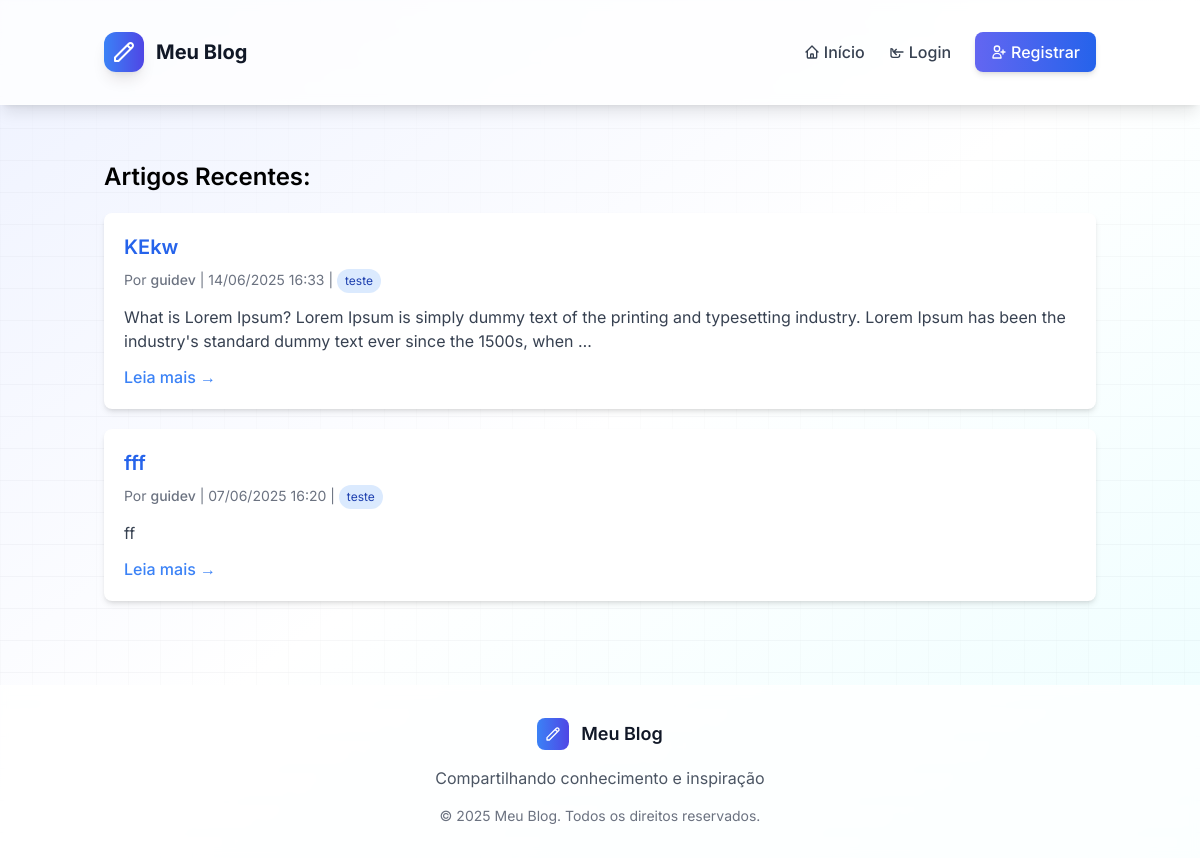
The page / on the database its author committed.
### blog/models.py (models this page shows, shortened)
class Artigo(models.Model):
    titulo = models.CharField(max_length=200)
    conteudo = models.TextField()
    data_criacao = models.DateTimeField(auto_now_add=True)
    data_atualizacao = models.DateTimeField(auto_now=True)
    publicado = models.BooleanField(default=True)
    autor = models.ForeignKey(Usuario, on_delete=models.CASCADE, related_name='artigos')
    categorias = models.ManyToManyField(Categoria, related_name='artigos')
    class Meta:
        verbose_name = 'Artigo'
        verbose_name_plural = 'Artigos'
        ordering = ['-data_criacao']

class Usuario(AbstractUser):
    LEITOR = 'leitor'
    REDATOR = 'redator'
    ADMIN = 'admin'
    TIPO_USUARIO_CHOICES = [
        (LEITOR, 'Leitor'),
        (REDATOR, 'Redator'),
        (ADMIN, 'Administrador'),
    ]
    tipo_usuario = models.CharField(
        max_length=10,
        choices=TIPO_USUARIO_CHOICES,
        default=LEITOR,
    )
    groups = models.ManyToManyField(
        Group,
        verbose_name='groups',
        blank=True,
        related_name='blog_users',
        related_query_name='user',
    )
    user_permissions = models.ManyToManyField(
        Permission,
        verbose_name='user permissions',
        blank=True,
        related_name='blog_users',
        related_query_name='user',
    )
    class Meta:
        verbose_name = 'Usuário'
        verbose_name_plural = 'Usuários'

class Categoria(models.Model):
    nome = models.CharField(max_length=100)
    descricao = models.TextField(blank=True)
    class Meta:
        verbose_name = 'Categoria'
        verbose_name_plural = 'Categorias'

### blog/views.py (the view)
# urls.py: path('', views.index, name='index'),
def index(request):
    artigos = Artigo.objects.filter(publicado=True).order_by('-data_criacao')
    return render(request, 'blog/index.html', {'artigos': artigos})

### blog/templates/blog/index.html (shortened to what this page needs)
{% extends 'blog/base.html' %}
{% block content %}
<div class="container mx-auto mt-10">
    <h2 class="text-2xl font-semibold mb-4">Artigos Recentes:</h2>
    <div class="mt-5">
        {% for artigo in artigos %}
    <div class="bg-white shadow-md rounded-lg p-5 mb-5 hover:shadow-lg transition-shadow duration-300">
        <h3 class="text-xl font-semibold">
            <a href="{% url 'artigo_detail' artigo.pk %}"
               class="text-blue-600 hover:underline hover:text-blue-800 cursor-pointer inline-block">
                {{ artigo.titulo }}
            </a>
        </h3>
                <div class="text-sm text-gray-500 mt-2 mb-3">
                    Por <span class="font-medium">{{ artigo.autor.username }}</span> |
                    {{ artigo.data_criacao|date:"d/m/Y H:i" }}
                    {% if artigo.categorias.all %}
                        |
                        {% for categoria in artigo.categorias.all %}
                            <a href="{% url 'categoria_detail' categoria.pk %}" class="inline-block bg-blue-100 text-blue-800 text-xs px-2 py-1 rounded-full mr-1 hover:bg-blue-200">
                                {{ categoria.nome }}
                            </a>
                        {% endfor %}
                    {% endif %}
                </div>
                <p class="text-gray-700 mt-2">{{ artigo.conteudo|truncatewords:30 }}</p>
                <div class="mt-3">
                    <a href="{% url 'artigo_detail' artigo.pk %}" class="text-blue-500 hover:text-blue-700 hover:underline font-medium">
                        Leia mais →
                    </a>
                </div>
            </div>
        {% endfor %}
    </div>
</div>
{% endblock %}

### static/css/style.css (style rules this page uses)
body { font-family: 'Inter', sans-serif; line-height: 1.6; margin: 0; padding: 0; background-color: #f9fafb; }
h1, h2, h3 { margin: 0.5rem 0; }
a { color: #3b82f6; text-decoration: none; }
.container { max-width: 1200px; margin: 0 auto; padding: 1rem; }

### blog/templates/blog/base.html (style rules this page uses)
.font-inter { font-family: 'Inter', sans-serif; }

### rows shown on the page
Artigo: titulo "KEkw", autor.username "guidev", data_criacao "14/06/2025 16:33", conteudo "What is Lorem Ipsum? Lorem Ipsum is simply dummy text of the printing and typesetting industry. Lorem Ipsum has been the industry's standard dummy text ever since the 1500s, when …"
Categoria: nome "teste"
Artigo: titulo "fff", autor.username "guidev", data_criacao "07/06/2025 16:20", conteudo "ff"
